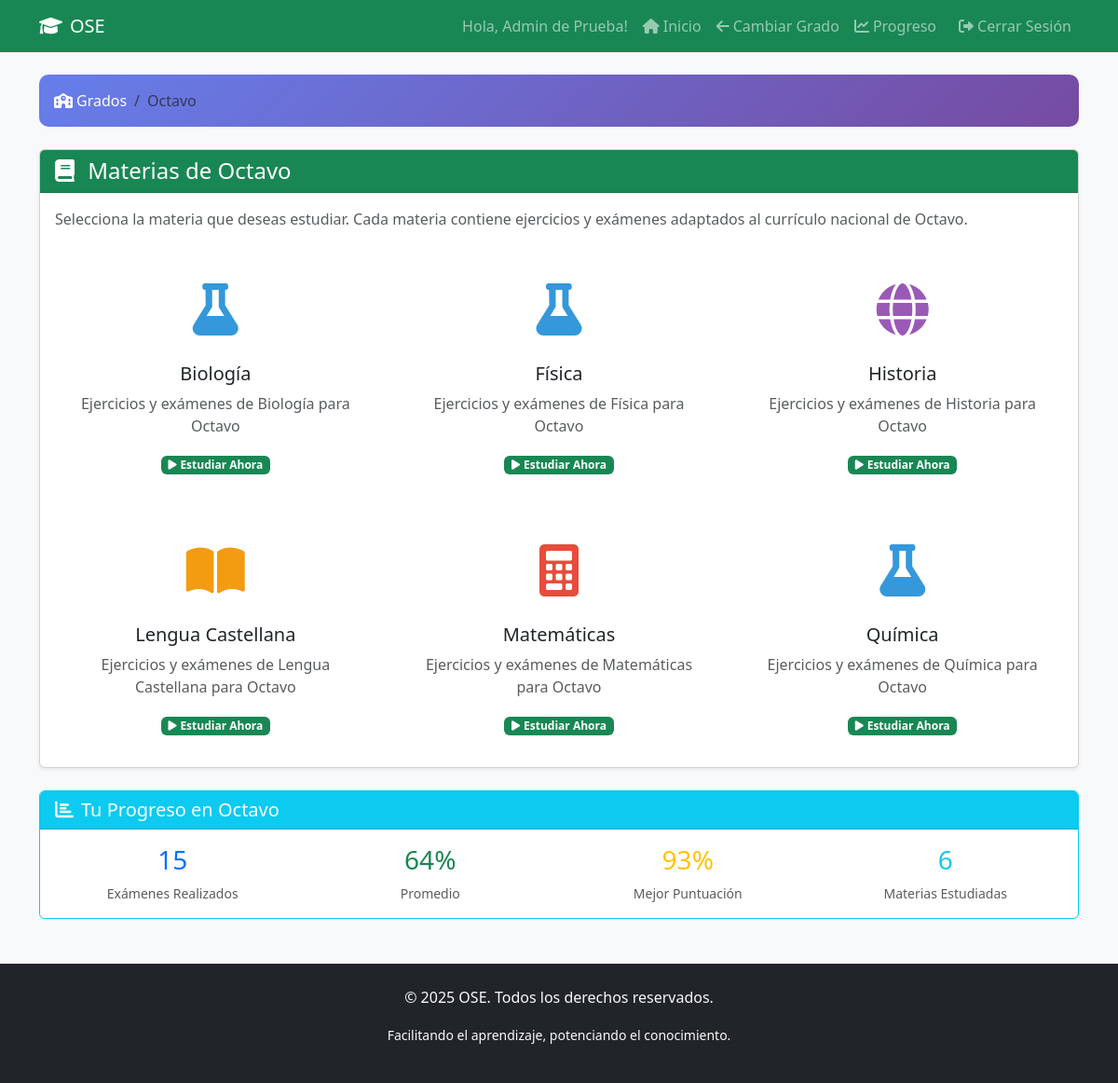
The page /pages/select_subject.php?grado_id=8 (signed in) on the database its author committed.
### tables this page shows
CREATE TABLE IF NOT EXISTS grados (
    id INT AUTO_INCREMENT PRIMARY KEY,
    nombre_grado VARCHAR(50) NOT NULL UNIQUE
);

CREATE TABLE IF NOT EXISTS materias (
    id INT AUTO_INCREMENT PRIMARY KEY,
    nombre_materia VARCHAR(100) NOT NULL,
    grado_id INT NOT NULL,
    FOREIGN KEY (grado_id) REFERENCES grados(id) ON DELETE CASCADE
);

### includes/functions.php (called while the page is built, shortened)
<?php
function getMateriasByGrado($pdo, $gradoId) {
    try {
        $stmt = $pdo->prepare('SELECT * FROM materias WHERE grado_id = ? ORDER BY nombre_materia ASC');
        $stmt->execute([$gradoId]);
        return $stmt->fetchAll();
    } catch(PDOException $e) {
        return [];
    }
}
?>

### pages/select_subject.php (the view, shortened to what this page needs)
<?php
require_once '../includes/config.php';
require_once '../includes/functions.php';
$gradoId = intval($_GET['grado_id']);
$nombre_usuario = isset($_SESSION['nombre']) ? htmlspecialchars($_SESSION['nombre']) : 'Usuario';
try {
    $stmt = $pdo->prepare('SELECT * FROM grados WHERE id = ?');
    $stmt->execute([$gradoId]);
    $grado = $stmt->fetch();
    $materias = getMateriasByGrado($pdo, $gradoId);
} catch(Exception $e) {
    $error = "Error al cargar la información: " . $e->getMessage();
    $materias = [];
}
?>
<!DOCTYPE html>
<html lang="es">
<head>
    <link href="https://cdn.jsdelivr.net/npm/bootstrap@5.3.0/dist/css/bootstrap.min.css" rel="stylesheet">
    <link href="https://cdnjs.cloudflare.com/ajax/libs/font-awesome/6.0.0/css/all.min.css" rel="stylesheet">
</head>
<body class="bg-light">
    <nav class="navbar navbar-expand-lg navbar-dark bg-success">
        <div class="container">
            <a class="navbar-brand" href="../index.php">
                <i class="fas fa-graduation-cap me-2"></i>OSE
            </a>
            <div class="collapse navbar-collapse" id="navbarNav">
                <ul class="navbar-nav ms-auto">
                    <li class="nav-item">
                        <span class="nav-link">Hola, <?php echo $nombre_usuario; ?>!</span>
                    </li>
                    <li class="nav-item">
                        <a class="nav-link" href="welcome.php"><i class="fas fa-home me-1"></i>Inicio</a>
                    </li>
                    <li class="nav-item">
                        <a class="nav-link" href="select_grade.php"><i class="fas fa-arrow-left me-1"></i>Cambiar Grado</a>
                    </li>
                    <li class="nav-item">
                        <a class="nav-link" href="progress.php"><i class="fas fa-chart-line me-1"></i>Progreso</a>
                    </li>
                    <li class="nav-item">
                        <a class="nav-link btn btn-outline-light ms-2" href="logout.php">
                            <i class="fas fa-sign-out-alt me-1"></i>Cerrar Sesión
                        </a>
                    </li>
                </ul>
            </div>
        </div>
    </nav>
    <div class="container mt-4">
        <?php if (isset($grado)): ?>
        <div class="breadcrumb-custom mb-4">
            <nav aria-label="breadcrumb">
                <ol class="breadcrumb mb-0">
                    <li class="breadcrumb-item">
                        <a href="select_grade.php"><i class="fas fa-school me-1"></i>Grados</a>
                    </li>
                    <li class="breadcrumb-item active" aria-current="page">
                        <?php echo htmlspecialchars($grado['nombre_grado']); ?>
                    </li>
                </ol>
            </nav>
        </div>
        <?php endif; ?>
        <?php if (!isset($grado)): ?>
            <div class="alert alert-warning text-center">
                <i class="fas fa-exclamation-triangle fa-3x mb-3"></i>
                <h4>Grado no encontrado</h4>
                <p>El grado seleccionado no existe o no está disponible.</p>
                <a href="select_grade.php" class="btn btn-primary">
                    <i class="fas fa-arrow-left me-2"></i>Seleccionar Grado
                </a>
            </div>
        <?php else: ?>
        <div class="row">
            <div class="col-12">
                <div class="card shadow-sm">
                    <div class="card-header bg-success text-white">
                        <h4 class="mb-0">
                            <i class="fas fa-book me-2"></i>
                            Materias de <?php echo htmlspecialchars($grado['nombre_grado']); ?>
                        </h4>
                    </div>
                    <div class="card-body">
                        <p class="text-muted mb-4">
                            Selecciona la materia que deseas estudiar. Cada materia contiene ejercicios y exámenes
                            adaptados al currículo nacional de <?php echo htmlspecialchars($grado['nombre_grado']); ?>.
                        </p>
                        <?php if (empty($materias)): ?>
                            <div class="alert alert-warning text-center">
                                <i class="fas fa-exclamation-triangle me-2"></i>
                                No hay materias disponibles para este grado en este momento.
                                <br>
                                <a href="select_grade.php" class="btn btn-primary mt-3">
                                    <i class="fas fa-arrow-left me-1"></i>Seleccionar otro grado
                                </a>
                            </div>
                        <?php else: ?>
                            <div class="row g-4">
                                <?php foreach ($materias as $materia): ?>
                                    <?php
                                    $iconClass = 'math';
                                    $icon = 'fas fa-calculator';
                                    $nombreLower = strtolower($materia['nombre_materia']);
                                    if (strpos($nombreLower, 'matemática') !== false || strpos($nombreLower, 'matemática') !== false) {
                                        $iconClass = 'math';
                                        $icon = 'fas fa-calculator';
                                    } elseif (strpos($nombreLower, 'ciencia') !== false || strpos($nombreLower, 'física') !== false || strpos($nombreLower, 'química') !== false || strpos($nombreLower, 'biología') !== false) {
                                        $iconClass = 'science';
                                        $icon = 'fas fa-flask';
                                    } elseif (strpos($nombreLower, 'lengua') !== false || strpos($nombreLower, 'español') !== false || strpos($nombreLower, 'literatura') !== false) {
                                        $iconClass = 'language';
                                        $icon = 'fas fa-book-open';
                                    } elseif (strpos($nombreLower, 'social') !== false || strpos($nombreLower, 'historia') !== false || strpos($nombreLower, 'geografía') !== false) {
                                        $iconClass = 'social';
                                        $icon = 'fas fa-globe';
                                    } elseif (strpos($nombreLower, 'arte') !== false || strpos($nombreLower, 'música') !== false || strpos($nombreLower, 'educación física') !== false) {
                                        $iconClass = 'arts';
                                        $icon = 'fas fa-palette';
                                    } elseif (strpos($nombreLower, 'tecnología') !== false || strpos($nombreLower, 'informática') !== false || strpos($nombreLower, 'computación') !== false) {
                                        $iconClass = 'tech';
                                        $icon = 'fas fa-laptop-code';
                                    }
                                    ?>
                                    <div class="col-lg-4 col-md-6">
                                        <div class="card subject-card" onclick="selectSubject(<?php echo $materia['id']; ?>)">
                                            <div class="card-body text-center">
                                                <div class="subject-icon <?php echo $iconClass; ?>">
                                                    <i class="<?php echo $icon; ?>"></i>
                                                </div>
                                                <h5 class="card-title"><?php echo htmlspecialchars($materia['nombre_materia']); ?></h5>
                                                <p class="card-text text-muted">
                                                    Ejercicios y exámenes de <?php echo htmlspecialchars($materia['nombre_materia']); ?>
                                                    para <?php echo htmlspecialchars($grado['nombre_grado']); ?>
                                                </p>
                                                <div class="mt-3">
                                                    <span class="badge bg-success">
                                                        <i class="fas fa-play me-1"></i>Estudiar Ahora
                                                    </span>
                                                </div>
                                            </div>
                                        </div>
                                    </div>
                                <?php endforeach; ?>
                            </div>
                        <?php endif; ?>
                    </div>
                </div>
            </div>
        </div>
        <div class="row mt-4">
            <div class="col-12">
                <div class="card border-info">
                    <div class="card-header bg-info text-white">
                        <h5 class="mb-0"><i class="fas fa-chart-bar me-2"></i>Tu Progreso en <?php echo htmlspecialchars($grado['nombre_grado']); ?></h5>
                    </div>
                    <div class="card-body">
                        <div class="row text-center">
                            <div class="col-md-3 col-6">
                                <div class="h3 text-primary" id="total-exams">-</div>
                                <div class="small text-muted">Exámenes Realizados</div>
                            </div>
                            <div class="col-md-3 col-6">
                                <div class="h3 text-success" id="avg-score">-</div>
                                <div class="small text-muted">Promedio</div>
                            </div>
                            <div class="col-md-3 col-6">
                                <div class="h3 text-warning" id="best-score">-</div>
                                <div class="small text-muted">Mejor Puntuación</div>
                            </div>
                            <div class="col-md-3 col-6">
                                <div class="h3 text-info" id="subjects-studied">-</div>
                                <div class="small text-muted">Materias Estudiadas</div>
                            </div>
                        </div>
                    </div>
                </div>
            </div>
        </div>
        <?php endif; ?>
    </div>
    <footer class="bg-dark text-light text-center py-4 mt-5">
        <div class="container">
            <p>&copy; 2025 OSE. Todos los derechos reservados.</p>
            <p><small>Facilitando el aprendizaje, potenciando el conocimiento.</small></p>
        </div>
    </footer>
</body>
</html>

### pages/select_subject.php (style rules this page uses)
.subject-card { transition: all 0.3s ease; cursor: pointer; border: 2px solid transparent; height: 100%; }
.subject-icon { font-size: 3.5rem; margin-bottom: 1rem; }
.breadcrumb-custom { background: linear-gradient(135deg, #667eea 0%, #764ba2 100%); color: white; border-radius: 10px; padding: 1rem; }
.breadcrumb-custom a { color: #ffffff; text-decoration: none; }
.math { color: #e74c3c; }
.science { color: #3498db; }
.language { color: #f39c12; }
.social { color: #9b59b6; }

### rows shown on the page
grados: nombre_grado "Octavo"
materias: nombre_materia "Biología", grado.nombre_grado "Octavo"
materias: nombre_materia "Física", grado.nombre_grado "Octavo"
materias: nombre_materia "Historia", grado.nombre_grado "Octavo"
materias: nombre_materia "Lengua Castellana", grado.nombre_grado "Octavo"
materias: nombre_materia "Matemáticas", grado.nombre_grado "Octavo"
materias: nombre_materia "Química", grado.nombre_grado "Octavo"

### other values the page prints
$nombre_usuario "Admin de Prueba"
